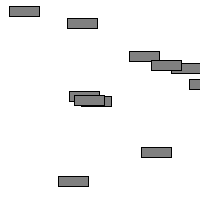
Frame 1 (no input)
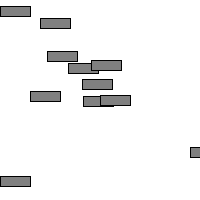
Frame 60 (the mouse pressed at the canvas centre just before this capture)
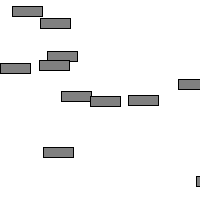
Frame 120 (the mouse held since frame 60 and released just before this capture)

The Processing sketch that drew these frames (run headless with seeded random() and noise(); from frame 60 on, the mouse is pressed at the canvas centre):

// Processing sketch: OOP_Cars
// ── OOP_Cars.pde
Car [] myCars = new Car[10];
Car myCar1;

void setup() {
  size(200,200);
  myCar1 = new Car(128,random(width),random(height),random(50));
  
  for(int i=0; i< myCars.length; i++ ){
  myCars[i] = new Car(128,random(width),random(height),random(50));             
  }
}

void draw() {
  background(255);
  myCar1.display();
  myCar1.drive();
  
  for (int i=0; i< myCars.length; i++){
    myCars[i].display();
    myCars[i].drive();
}
}
// ── Car.pde
class Car {
  color c;
  float x;
  float y;
  float speed; 
  float left;

  Car(color tempC, float tempX, float tempY, float tempSpeed) {
     c = tempC;
     x = tempX;
     y = tempY;
     speed = tempSpeed;
     left = random(2);
  }

  void display() {
    fill(c);
    rect(x, y, 30, 10);
  }

  void drive() {
   if (left <= 1) {
    x+= speed;
    if (x > width) {
      x = 0;
    }
   } else {
     
   }
    
    
    x = x + speed;
    if (x > width) {
      x = 0;
    }
  }
}
